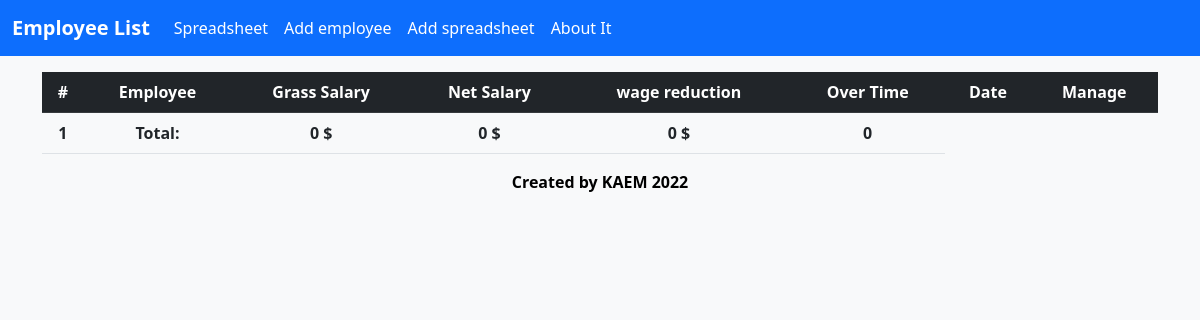
/Views/Spreadsheet.php, run on an earlier commit of the app's database.
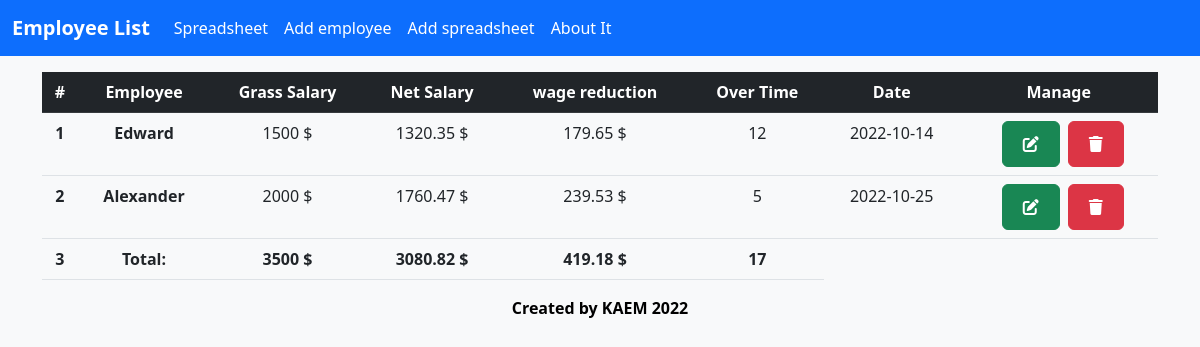
And on a later commit of the database.
### tables this page shows
CREATE TABLE `spreadsheet` (
  `id` int(11) NOT NULL,
  `employee_id` int(11) NOT NULL,
  `sal_bruto` double NOT NULL,
  `extra` int(11) NOT NULL,
  `date` date NOT NULL
);

CREATE TABLE `employee` (
  `id` int(11) NOT NULL,
  `f_name` varchar(20) NOT NULL,
  `l_name` varchar(20) NOT NULL,
  `email` varchar(50) NOT NULL,
  `phone` varchar(12) NOT NULL,
  `hire` date NOT NULL,
  `job` int(11) NOT NULL,
  `dept` int(11) NOT NULL,
  `state` int(11) NOT NULL
);

### Controllers/MySqlDB.php (called while the page is built, shortened)
<?php
class MySqlDB extends DB
{
  private string $host = "localhost";
  private string $db = "sign_paradigmas";
  private string $user = "root";
  private string $password = "";
  private string $charset = "utf8mb4";
  private static ?PDO $connection = null;
  private static MySqlDB | null $instance = null;
  public static function getInstance(): PDO
  {
    if (self::$instance == null || self::$connection == null) {
      self::$instance = new MySqlDB();
      $connection = self::$instance->connect();
      return $connection;
    }
    return self::$connection;
  }
  protected function connect(): PDO
  {
    try {
      $connection = "mysql:host=" . $this->host . ";dbname=" . $this->db . ";charset=" . $this->charset;
      $options = [
        PDO::ATTR_ERRMODE => PDO::ERRMODE_EXCEPTION,
        PDO::ATTR_EMULATE_PREPARES => false
      ];
      $pdo = new PDO($connection, $this->user, $this->password, $options);
      return $pdo;
    } catch (PDOException $e) {
      print_r("Error connection: " . $e->getMessage());
    }
  }
}

### Models/Spreadsheet/BasicSpreadsheetFactory.php (called while the page is built, shortened)
<?php
include_once "Spreadsheet.php";
include_once "BasicSpreadsheet.php";
class BasicSpreadsheetFactory extends SpreadsheetFactory
{
  public function createSpreadsheet(): BasicSpreadsheet
  {
    return new BasicSpreadsheet();
  }
}

### Models/Spreadsheet/BasicSpreadsheet.php (called while the page is built, shortened)
<?php
include_once "Spreadsheet.php";
include_once "../Controllers/MySqlDB.php";
class BasicSpreadsheet extends Spreadsheet
{
  public function __construct()
  {
    if (!isset($this->connection)) {
      $this->connection = MySqlDB::getInstance();
    }
  }
  public function read()
  {
    return $this->connection->query("SELECT * FROM spreadsheet");
  }
  public function getEmployee(int $id)
  {
    return $this->connection->query("SELECT * FROM employee WHERE id = $id")->fetch(PDO::FETCH_ASSOC);
  }
}

### Models/taxes/TaxCalculator.php (called while the page is built)
<?php
class TaxCalculator
{
  public static $taxes = array(0.055, 0.035, 0.01, 0.025);
  public static function cal($salary)
  {
    foreach (self::$taxes as $tax) {
      $salary -= $salary * $tax;
    }
    return $salary;
  }
}

### Views/Spreadsheet.php (the view, shortened to what the changed rows need)
<!DOCTYPE html>
<html lang="en">
<head>
  <link href="https://cdn.jsdelivr.net/npm/bootstrap@5.2.2/dist/css/bootstrap.min.css" rel="stylesheet">
  <link rel="stylesheet" href="../index.css">
</head>
<body>
  <?php
  include "../Models/Spreadsheet/BasicSpreadsheetFactory.php";
  include "../Models/taxes/TaxCalculator.php";
  $spreadsheetFactory = new BasicSpreadsheetFactory();
  $spreadsheet = $spreadsheetFactory->createSpreadsheet();
  $data = $spreadsheet->read();
  ?>
  <div class="vh-100 bg-light vw-100 pt-3 main">
    <div class="container-md">
      <table class="table table-responsive table-dark">
        <thead>
          <th class="text-center" scope="row">#</th>
          <th class="text-center" scope="row">Employee</th>
          <th class="text-center" scope="row">Grass Salary</th>
          <th class="text-center" scope="row">Net Salary</th>
          <th class="text-center" scope="row">wage reduction</th>
          <th class="text-center" scope="row">Over Time</th>
          <th class="text-center" scope="row">Date</th>
          <th class="text-center" scope="row">Manage</th>
        </thead>
        <tbody>
          <?php
          $index = 1;
          $bruto = 0;
          $neto = 0;
          $reb_lab = 0;
          $extra = 0;
          foreach ($data as $item) {
            echo
            '<tr class="table table-item">' .
              ' <th class="text-center" scope="row">' . $index . '</th>' .
              ' <td class="text-center fw-bold">' . $spreadsheet->getEmployee($item['employee_id'])['f_name'] . '</td>' .
              ' <td class="text-center">' . $item['sal_bruto'] . ' $' . '</td>' .
              ' <td class="text-center">' . round(TaxCalculator::cal($item['sal_bruto']), 2) . ' $' . '</td>' .
              ' <td class="text-center">' . round($item['sal_bruto'] - TaxCalculator::cal($item['sal_bruto']), 2) . ' $' . '</td>' .
              ' <td class="text-center">' . $item['extra'] . '</td>' .
              ' <td class="text-center">' . $item['date'] . '</td>' .
              ' <td class="text-center">' .
              '
              <a href="http://localhost/proy_paradigmas/Views/EditSpr.php?action=edit&data=' . $item['id'] . '" class="btn btn-success mx-2">
                <i class="fa-solid fa-pen-to-square"></i>
              </a>' .
              '<a href="http://localhost/proy_paradigmas/Views/Spreadsheet.php?action=delete&data=' . $item['id'] . '" class="btn btn-danger">
                <i class="fa-solid fa-trash"></i>
              </a>' .
              '</td>' .
              '</tr>';
            $bruto +=  $item['sal_bruto'];
            $neto += round(TaxCalculator::cal($item['sal_bruto']), 2);
            $reb_lab += round($item['sal_bruto'] - TaxCalculator::cal($item['sal_bruto']), 2);
            $extra += $item['extra'];
            $index++;
          }
          echo
          '<tr class="table table-item">' .
            ' <th class="text-center" scope="row">' . $index . '</th>' .
            ' <td class="text-center fw-bold">' . 'Total: ' . '</td>' .
            ' <td class="text-center fw-bold">' . $bruto . ' $' . '</td>' .
            ' <td class="text-center fw-bold">' . $neto . ' $' . '</td>' .
            ' <td class="text-center fw-bold">' . $reb_lab . ' $' . '</td>' .
            ' <td class="text-center fw-bold">' . $extra . '</td>';
          ?>
        </tbody>
      </table>
      <?php include_once 'footer.php' ?>
</body>
</html>

What changed in the data, as far as the page shows it:
added spreadsheet: employee.f_name "Edward", sal_bruto "1500", sal_bruto "1320.35", $item['sal_bruto']-TaxCalculator::cal($item['sal_bruto']) "179.65", extra "12", date "2022-10-14"
added spreadsheet: employee.f_name "Alexander", sal_bruto "2000", sal_bruto "1760.47", $item['sal_bruto']-TaxCalculator::cal($item['sal_bruto']) "239.53", extra "5", date "2022-10-25"
Also different on the page:
$index: "1" → "3"
$bruto: "0" → "3500"
$neto: "0" → "3080.82"
$reb_lab: "0" → "419.18"
$extra: "0" → "17"
